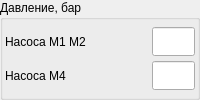
        <widget class="QGroupBox" name="pressure">
         <property name="sizePolicy">
          <sizepolicy hsizetype="Maximum" vsizetype="Preferred">
           <horstretch>0</horstretch>
           <verstretch>0</verstretch>
          </sizepolicy>
         </property>
         <property name="title">
          <string>Давление, бар</string>
         </property>
         <layout class="QGridLayout" name="gridLayout_7">
          <property name="leftMargin">
           <number>2</number>
          </property>
          <property name="topMargin">
           <number>4</number>
          </property>
          <property name="rightMargin">
           <number>2</number>
          </property>
          <property name="bottomMargin">
           <number>2</number>
          </property>
          <property name="spacing">
           <number>2</number>
          </property>
          <item row="0" column="0">
           <widget class="QLabel" name="label_16">
            <property name="text">
             <string>Насоса М1 М2</string>
            </property>
           </widget>
          </item>
          <item row="0" column="1">
           <widget class="QLineEdit" name="YB3">
            <property name="minimumSize">
             <size>
              <width>43</width>
              <height>29</height>
             </size>
            </property>
            <property name="maximumSize">
             <size>
              <width>43</width>
              <height>29</height>
             </size>
            </property>
            <property name="toolTip">
             <string>YB3</string>
            </property>
            <property name="toolTipDuration">
             <number>500</number>
            </property>
           </widget>
          </item>
          <item row="1" column="0">
           <widget class="QLabel" name="label_17">
            <property name="toolTip">
             <string>YB4</string>
            </property>
            <property name="toolTipDuration">
             <number>500</number>
            </property>
            <property name="text">
             <string>Насоса М4</string>
            </property>
           </widget>
          </item>
          <item row="1" column="1">
           <widget class="QLineEdit" name="YB4">
            <property name="minimumSize">
             <size>
              <width>43</width>
              <height>29</height>
             </size>
            </property>
            <property name="maximumSize">
             <size>
              <width>43</width>
              <height>29</height>
             </size>
            </property>
            <property name="toolTip">
             <string>YB4</string>
            </property>
            <property name="toolTipDuration">
             <number>500</number>
            </property>
           </widget>
          </item>
         </layout>
        </widget>
